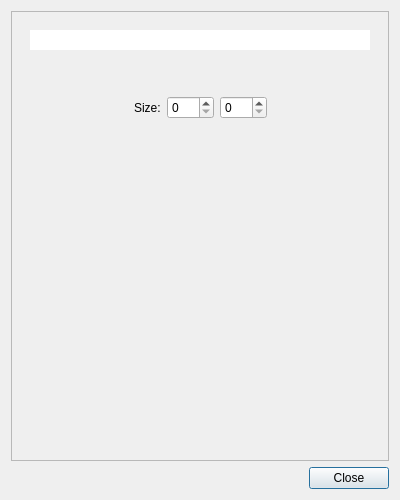
<?xml version="1.0" encoding="UTF-8"?>
<ui version="4.0">
 <class>glitch_floating_context_menu</class>
 <widget class="QDialog" name="glitch_floating_context_menu">
  <property name="geometry">
   <rect>
    <x>0</x>
    <y>0</y>
    <width>400</width>
    <height>500</height>
   </rect>
  </property>
  <property name="windowTitle">
   <string>Glitch: Floating Context Menu</string>
  </property>
  <property name="windowIcon">
   <iconset resource="../Icons/icons.qrc">
    <normaloff>:/Logo/glitch-logo.png</normaloff>:/Logo/glitch-logo.png</iconset>
  </property>
  <layout class="QVBoxLayout" name="verticalLayout">
   <item>
    <widget class="QScrollArea" name="scrollArea">
     <property name="widgetResizable">
      <bool>true</bool>
     </property>
     <widget class="QWidget" name="scrollAreaWidgetContents_2">
      <property name="geometry">
       <rect>
        <x>0</x>
        <y>0</y>
        <width>384</width>
        <height>440</height>
       </rect>
      </property>
      <layout class="QVBoxLayout" name="verticalLayout_3">
       <item>
        <widget class="QFrame" name="frame">
         <layout class="QVBoxLayout" name="verticalLayout_2">
          <item>
           <widget class="QLineEdit" name="object_name">
            <property name="font">
             <font>
              <weight>75</weight>
              <bold>true</bold>
             </font>
            </property>
            <property name="frame">
             <bool>false</bool>
            </property>
            <property name="alignment">
             <set>Qt::AlignCenter</set>
            </property>
            <property name="readOnly">
             <bool>true</bool>
            </property>
           </widget>
          </item>
          <item>
           <widget class="QLabel" name="object_id">
            <property name="text">
             <string/>
            </property>
            <property name="alignment">
             <set>Qt::AlignCenter</set>
            </property>
           </widget>
          </item>
          <item>
           <widget class="QLabel" name="position">
            <property name="text">
             <string/>
            </property>
            <property name="alignment">
             <set>Qt::AlignCenter</set>
            </property>
            <property name="wordWrap">
             <bool>true</bool>
            </property>
           </widget>
          </item>
          <item>
           <layout class="QHBoxLayout" name="horizontalLayout">
            <item>
             <spacer name="horizontalSpacer">
              <property name="orientation">
               <enum>Qt::Horizontal</enum>
              </property>
              <property name="sizeHint" stdset="0">
               <size>
                <width>40</width>
                <height>20</height>
               </size>
              </property>
             </spacer>
            </item>
            <item>
             <widget class="QLabel" name="label">
              <property name="text">
               <string>Size:</string>
              </property>
             </widget>
            </item>
            <item>
             <widget class="QSpinBox" name="width">
              <property name="maximum">
               <number>999</number>
              </property>
             </widget>
            </item>
            <item>
             <widget class="QSpinBox" name="height">
              <property name="maximum">
               <number>999</number>
              </property>
             </widget>
            </item>
            <item>
             <spacer name="horizontalSpacer_2">
              <property name="orientation">
               <enum>Qt::Horizontal</enum>
              </property>
              <property name="sizeHint" stdset="0">
               <size>
                <width>40</width>
                <height>20</height>
               </size>
              </property>
             </spacer>
            </item>
           </layout>
          </item>
         </layout>
        </widget>
       </item>
       <item>
        <widget class="QFrame" name="property_frame">
         <layout class="QVBoxLayout" name="verticalLayout_4"/>
        </widget>
       </item>
       <item>
        <spacer name="verticalSpacer">
         <property name="orientation">
          <enum>Qt::Vertical</enum>
         </property>
         <property name="sizeHint" stdset="0">
          <size>
           <width>20</width>
           <height>40</height>
          </size>
         </property>
        </spacer>
       </item>
      </layout>
     </widget>
    </widget>
   </item>
   <item>
    <widget class="QDialogButtonBox" name="button_box">
     <property name="orientation">
      <enum>Qt::Horizontal</enum>
     </property>
     <property name="standardButtons">
      <set>QDialogButtonBox::Close</set>
     </property>
    </widget>
   </item>
  </layout>
 </widget>
 <tabstops>
  <tabstop>scrollArea</tabstop>
  <tabstop>object_name</tabstop>
  <tabstop>width</tabstop>
  <tabstop>height</tabstop>
 </tabstops>
 <resources>
  <include location="../Icons/icons.qrc"/>
 </resources>
 <connections>
  <connection>
   <sender>button_box</sender>
   <signal>clicked(QAbstractButton*)</signal>
   <receiver>glitch_floating_context_menu</receiver>
   <slot>close()</slot>
   <hints>
    <hint type="sourcelabel">
     <x>199</x>
     <y>226</y>
    </hint>
    <hint type="destinationlabel">
     <x>199</x>
     <y>124</y>
    </hint>
   </hints>
  </connection>
 </connections>
</ui>
